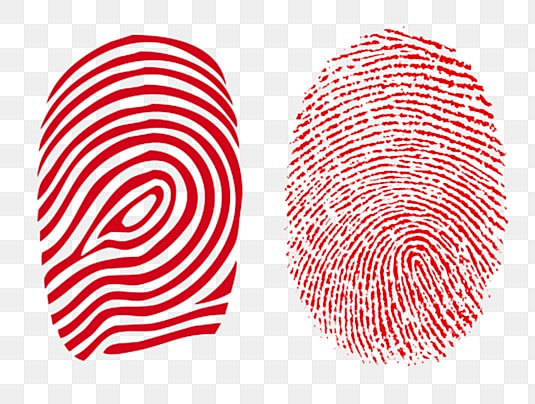
#> input picture Picture/vantay.png, 535 x 404 px, found by its file name
$ python B1.py
#> lines starting #> are read from the running program, lines starting #| are printed output that depends on the picture; after the words box and inside, x2 and y2 are one past the last pixel; in counts of white or black regions, pixels touching at a corner belong together
import cv2
import numpy as np
import matplotlib.pyplot as plt

IMG_PATH = r"D:\CodeTGMT\Picture\vantay.png"

img = cv2.imread(IMG_PATH)
#> img is the input picture: shape (404, 535, 3); mean B, G, R 193.5, 191, 236.4

gray = cv2.cvtColor(img, cv2.COLOR_BGR2GRAY)
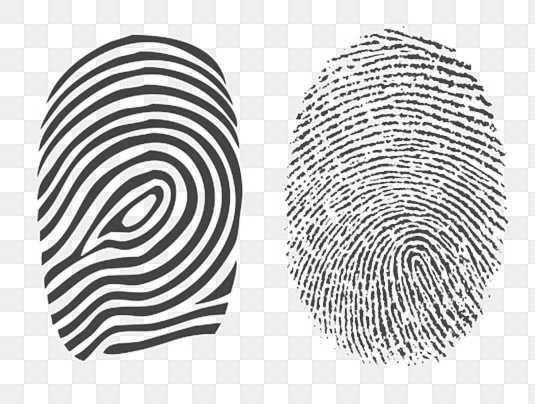
#> gray: shape (404, 535); min 51, max 255, mean 204.8
denoise = cv2.medianBlur(gray, 3)
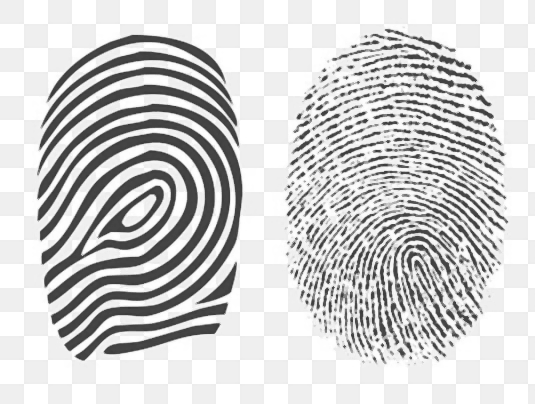
#> denoise: shape (404, 535); min 54, max 255, mean 206.3

_, otsu = cv2.threshold(denoise, 0, 255, cv2.THRESH_BINARY + cv2.THRESH_OTSU)
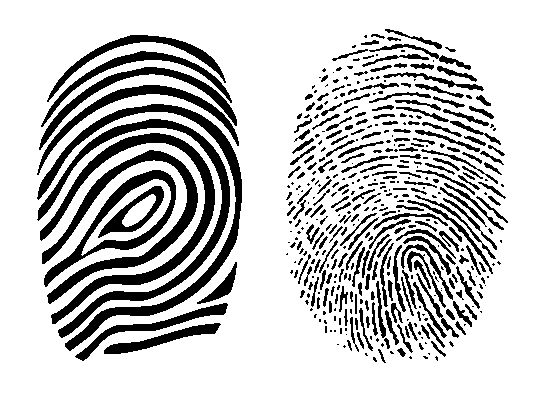
#> otsu: shape (404, 535); 77.7% white; 445 black regions (213 under 20 px), largest, box (x1, y1, x2, y2) and area: (37, 104, 242, 351) 4541, (40, 133, 215, 324) 4243, (37, 119, 230, 338) 4054

kernel = np.ones((3,3), np.uint8)
eroded  = cv2.erode(otsu,  kernel, iterations=1)
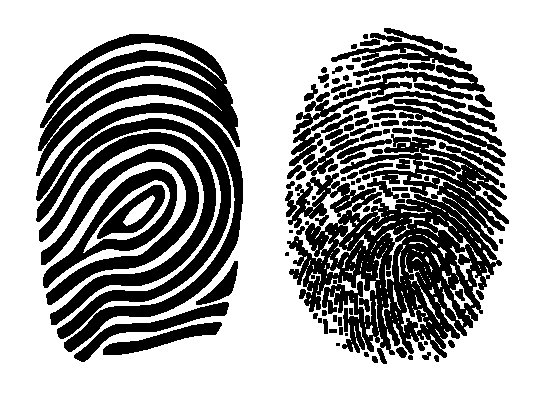
#> eroded: shape (404, 535); 63.5% white; 110 black regions (9 under 20 px), largest, box (x1, y1, x2, y2) and area: (285, 134, 509, 364) 25062, (36, 34, 240, 176) 9187, (36, 103, 243, 352) 5969
dilated = cv2.dilate(otsu, kernel, iterations=1)
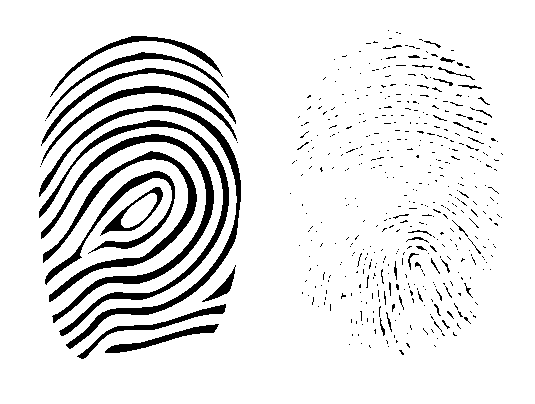
#> dilated: shape (404, 535); 89.7% white; 488 black regions (445 under 20 px), largest, box (x1, y1, x2, y2) and area: (39, 105, 241, 349) 3122, (41, 134, 214, 323) 3010, (39, 120, 229, 336) 2718
opening = cv2.morphologyEx(otsu, cv2.MORPH_OPEN,  kernel, iterations=1)
#> opening: shape (404, 535); 76.8% white; 249 black regions (116 under 20 px), largest, box (x1, y1, x2, y2) and area: (304, 195, 496, 349) 7206, (37, 35, 239, 175) 6739, (37, 104, 242, 351) 4541
closing = cv2.morphologyEx(otsu, cv2.MORPH_CLOSE, kernel, iterations=1)
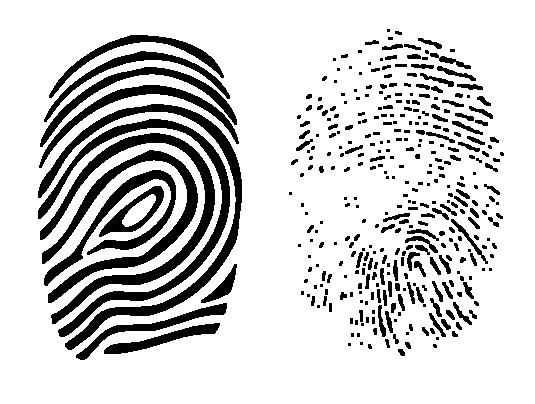
#> closing: shape (404, 535); 81.6% white; 368 black regions (178 under 20 px), largest, box (x1, y1, x2, y2) and area: (38, 104, 242, 350) 4534, (40, 133, 215, 324) 4242, (38, 119, 230, 337) 4048

plt.figure(figsize=(12,8))
plt.subplot(2,3,1); plt.imshow(cv2.cvtColor(img, cv2.COLOR_BGR2RGB)); plt.title("Ảnh gốc"); plt.axis('off')
plt.subplot(2,3,2); plt.imshow(gray, cmap='gray');                    plt.title("Ảnh xám"); plt.axis('off')
plt.subplot(2,3,3); plt.imshow(denoise, cmap='gray');                 plt.title("Khử nhiễu"); plt.axis('off')
plt.subplot(2,3,4); plt.imshow(otsu, cmap='gray');                    plt.title("Otsu"); plt.axis('off')
plt.subplot(2,3,5); plt.imshow(opening, cmap='gray');                 plt.title("Opening"); plt.axis('off')
plt.subplot(2,3,6); plt.imshow(closing, cmap='gray');                 plt.title("Closing"); plt.axis('off')
plt.tight_layout(); plt.show()
#> after `plt.tight_layout()`:
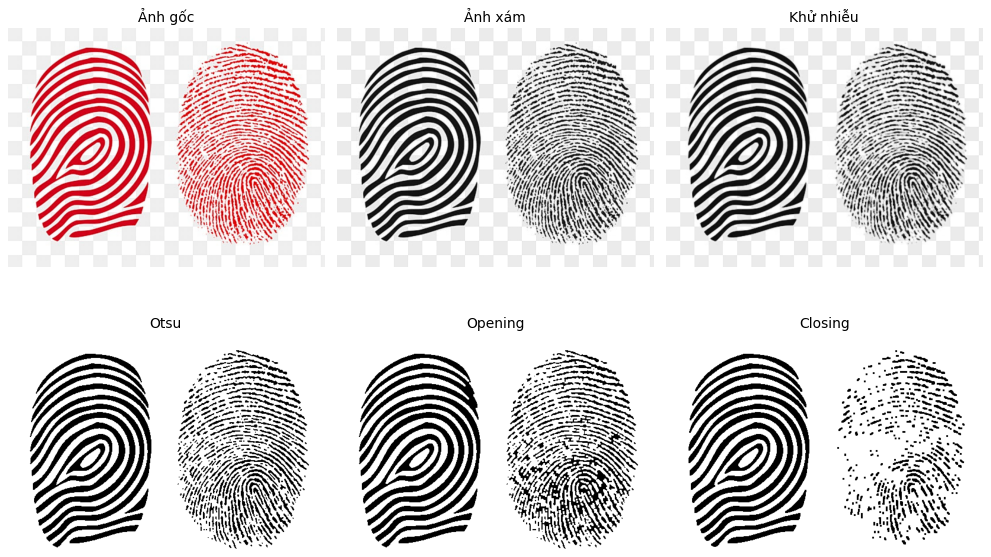
#> figure drawn by matplotlib, 6 panels
